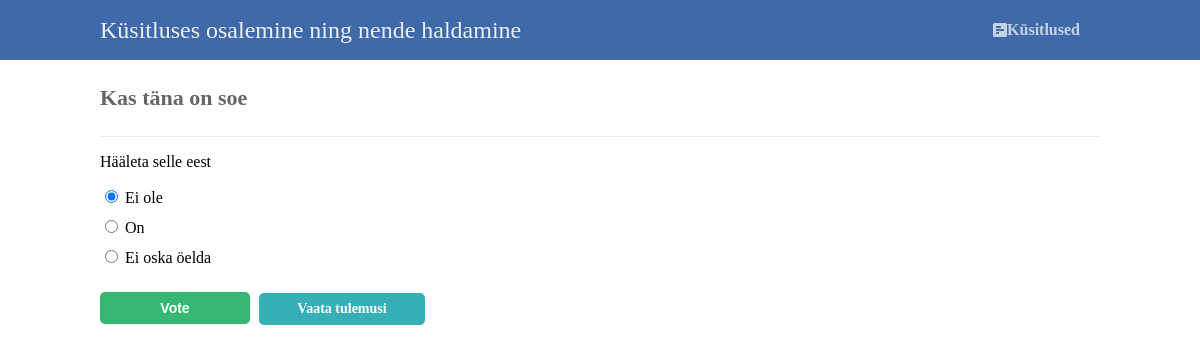
Page /vote.php?id=3 on the committed database.
### tables this page shows
CREATE TABLE `polls` (
  `id` int(11) NOT NULL,
  `title` text NOT NULL,
  `description` text NOT NULL
);

CREATE TABLE `poll_answers` (
  `id` int(11) NOT NULL,
  `poll_id` int(11) NOT NULL,
  `title` text NOT NULL,
  `votes` int(11) NOT NULL DEFAULT 0
);

### vote.php (the view, shortened to what this page needs)
<?php
$pdo = pdo_connect_mysql();
if (isset($_GET['id'])) {
    $stmt = $pdo->prepare('SELECT * FROM polls WHERE id = ?');
    $stmt->execute([ $_GET['id'] ]);
    $poll = $stmt->fetch(PDO::FETCH_ASSOC);
    if ($poll) {
        $stmt = $pdo->prepare('SELECT * FROM poll_answers WHERE poll_id = ?');
        $stmt->execute([ $_GET['id'] ]);
        $poll_answers = $stmt->fetchAll(PDO::FETCH_ASSOC);
    } else {
        exit('Poll with that ID does not exist.');
    }
} else {
    exit('No poll ID specified.');
}
?>
<?php require 'templates/header.php' ?>
<div class="content poll-vote">
	<h2><?=$poll['title']?></h2>
	<p><?=$poll['description']?></p>
    <form action="vote.php?id=<?=$_GET['id']?>" method="post">
        <?php for ($i = 0; $i < count($poll_answers); $i++): ?>
        <label>
            <input type="radio" name="poll_answer" value="<?=$poll_answers[$i]['id']?>"<?=$i == 0 ? ' checked' : ''?>>
            <?=$poll_answers[$i]['title']?>
        </label>
        <?php endfor; ?>
        <div>
            <input type="submit" value="Vote">
            <a href="result.php?id=<?=$poll['id']?>">Vaata tulemusi</a>
        </div>
    </form>
</div>

### templates/header.php (style rules this page uses)
body { background-color: #FFFFFF; margin: 0; }

### vote.php (style rules this page uses)
.content { width: 1000px; margin: 0 auto; }
.content h2 { margin: 0; padding: 25px 0; font-size: 22px; border-bottom: 1px solid #ebebeb; color: #666666; }
.poll-vote form { display: flex; flex-flow: column; }
.poll-vote form label { padding-bottom: 10px; }
.poll-vote form input[type="submit"], .poll-vote form a { display: inline-block; padding: 8px; border-radius: 5px; background-color: #38b673; border: 0; font-weight: bold; font-size: 14px; color: #FFFFFF; cursor: pointer; width: 150px; margin-top: 15px; }
.poll-vote form a { text-align: center; text-decoration: none; background-color: #37afb7; margin-left: 5px; }

### rows in the picture
polls: title "Kas täna on soe", description "Hääleta selle eest"
poll_answers: title "Ei ole"
poll_answers: title "On"
poll_answers: title "Ei oska öelda"
